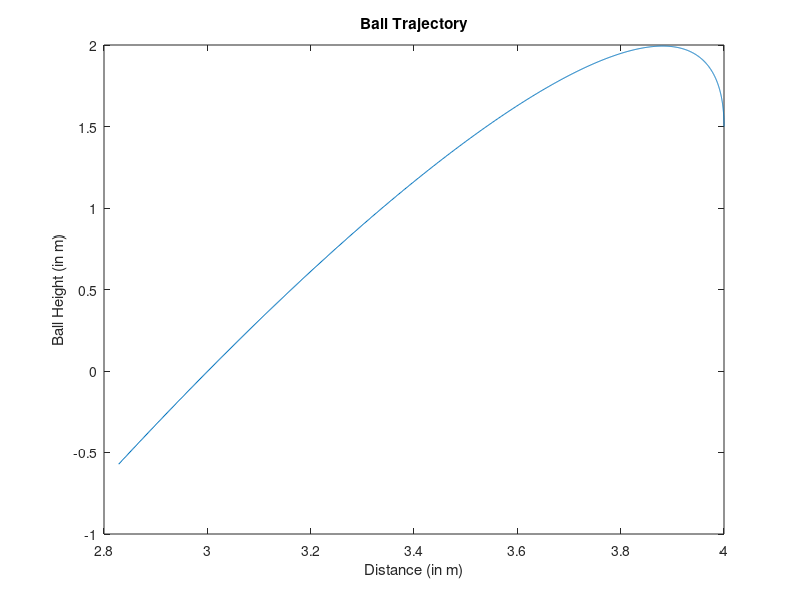

This figure's MATLAB source: (Note: this script raises an error after producing the figure.)
h = 1.5; % initial height
g = 9.8; % gravitational acceleration
v = 4; % initial ball velocity
theta = 45 ; % angle of velocity vector

t = linspace(0, 1, 1000);

% x = distance
% y = height

x = v*cos((theta * pi/180)*t);
y = h + v*sin((theta * pi/180)*t) - 0.5*g*t.^2;
ind = find(y < 0);
X = x(ind(1));
disp(X);

% plot
figure;
plot(x, y);
xlabel("Distance (in m)");
ylabel("Ball Height (in m)");
title("Ball Trajectory");

hold on;

yline(0, 'Black');

